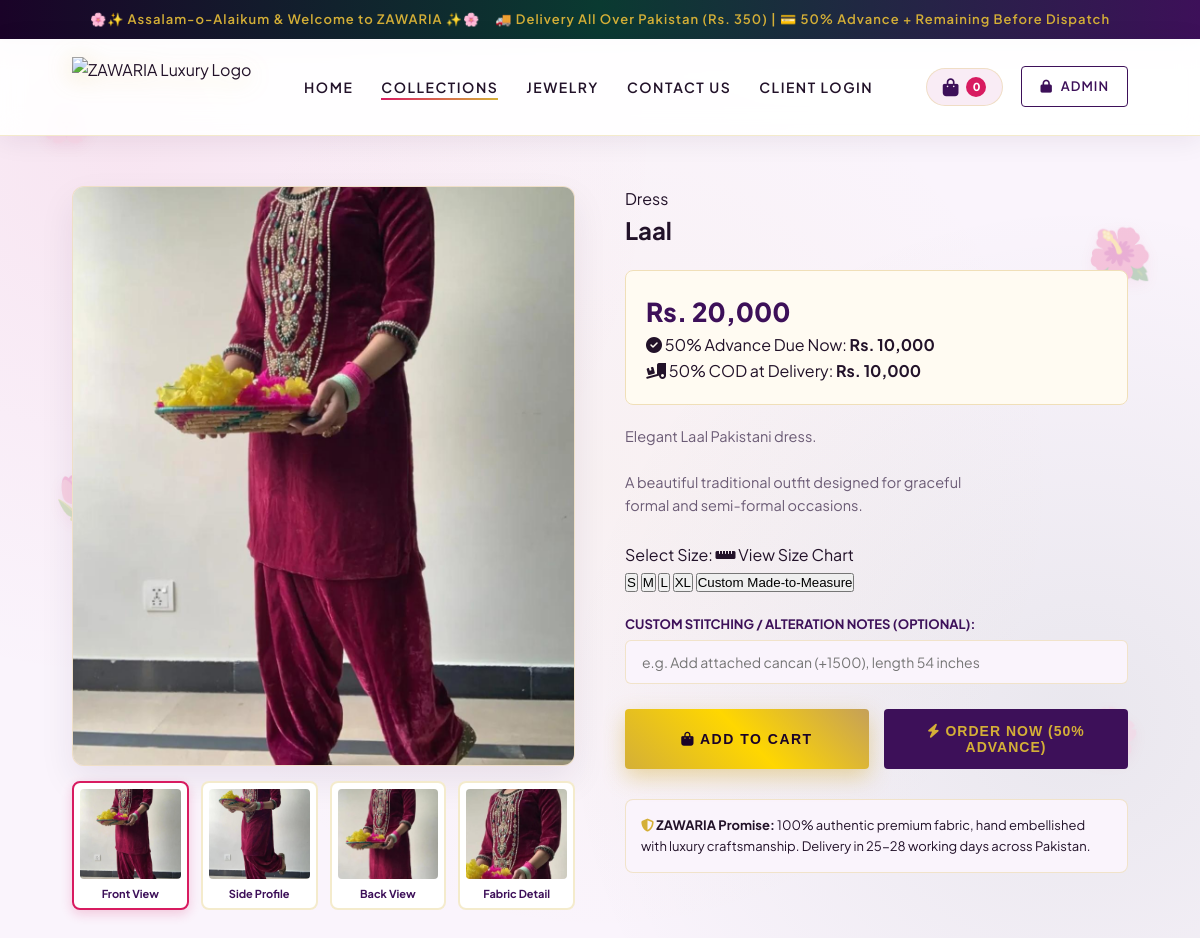
The app's page /product/4 with its own data.
### tables this page shows
CREATE TABLE products (

            id INTEGER PRIMARY KEY AUTOINCREMENT,

            name TEXT NOT NULL,

            price REAL NOT NULL,

            image TEXT NOT NULL,

            description TEXT,

            size TEXT,

            category TEXT DEFAULT 'Dress'

        , cost_price REAL NOT NULL DEFAULT 0, image_side TEXT, image_back TEXT, image_detail TEXT, stock INTEGER DEFAULT 50);

### app.py (the view)
@app.route("/product/<int:product_id>")
def product_detail(product_id):
    conn = get_db()
    product = conn.execute("SELECT * FROM products WHERE id = ?", (product_id,)).fetchone()
    related_products = conn.execute("SELECT * FROM products WHERE id != ? LIMIT 3", (product_id,)).fetchall()
    conn.close()
    if not product:
        return redirect(url_for("collections"))
    return render_template("product_detail.html", product=product, related_products=related_products)

### app.py (called while the page is built)
def get_db():
    conn = sqlite3.connect(DATABASE)
    conn.row_factory = sqlite3.Row
    return conn

### templates/product_detail.html (shortened to what this page needs)
<!DOCTYPE html>
<html lang="en">
<head>
    <link rel="stylesheet" href="{{ url_for('static', filename='css/style.css') }}">
    <link rel="stylesheet" href="https://cdnjs.cloudflare.com/ajax/libs/font-awesome/6.4.0/css/all.min.css">
</head>
<body>
    <div class="floating-flower-bg">
        <span class="flower-petal fp-1">🌸</span>
        <span class="flower-petal fp-2">🌺</span>
        <span class="flower-petal fp-3">🌷</span>
        <span class="flower-petal fp-4">🌸</span>
        <span class="flower-petal fp-5">💐</span>
    </div>
    <div class="top-bar">
        <span>🌸✨ Assalam-o-Alaikum & Welcome to ZAWARIA ✨🌸</span>
        <span>🚚 Delivery All Over Pakistan (Rs. 350) | 💳 50% Advance + Remaining Before Dispatch</span>
    </div>
    <nav>
        <a href="/" class="brand-logo-link">
            <img src="{{ url_for('static', filename='images/zawariya_logo.svg') }}" alt="ZAWARIA Luxury Logo" class="brand-logo-img">
        </a>
        <ul class="nav-menu">
            <li><a href="/">Home</a></li>
            <li><a href="/collections" class="active">Collections</a></li>
            <li><a href="/jewelry">Jewelry</a></li>
            <li><a href="/contact">Contact Us</a></li>
            {% if session.get('user_id') or session.get('user_name') %}
                <li><a href="/my-account"><i class="fa-solid fa-user"></i> My Account</a></li>
            {% else %}
                <li><a href="/client-login">Client Login</a></li>
            {% endif %}
        </ul>
        <div class="nav-actions">
            <a href="/cart" class="cart-icon-btn">
                <i class="fa-solid fa-bag-shopping"></i>
                <span class="cart-count" id="cartCount">0</span>
            </a>
            <a href="/admin" class="nav-btn nav-btn-outline"><i class="fa-solid fa-lock"></i> Admin</a>
        </div>
    </nav>
    <section class="product-detail-layout">
        <div class="product-gallery-section">
            <div class="main-view-container">
                <img src="{{ url_for('static', filename='images/' + product['image']) }}" id="mainProductView" class="main-view-img" alt="{{ product['name'] }}">
            </div>
            <div class="gallery-angles-bar">
                <div class="angle-btn active" data-img="{{ url_for('static', filename='images/' + product['image']) }}" onclick="handleAngleBtnClick(this)">
                    <img src="{{ url_for('static', filename='images/' + product['image']) }}" alt="Front">
                    <span>Front View</span>
                </div>
                {% if product['image_side'] %}
                <div class="angle-btn" data-img="{{ url_for('static', filename='images/' + product['image_side']) }}" onclick="handleAngleBtnClick(this)">
                    <img src="{{ url_for('static', filename='images/' + product['image_side']) }}" alt="Side Profile">
                    <span>Side Profile</span>
                </div>
                {% endif %}
                {% if product['image_back'] %}
                <div class="angle-btn" data-img="{{ url_for('static', filename='images/' + product['image_back']) }}" onclick="handleAngleBtnClick(this)">
                    <img src="{{ url_for('static', filename='images/' + product['image_back']) }}" alt="Back View">
                    <span>Back View</span>
                </div>
                {% endif %}
                {% if product['image_detail'] %}
                <div class="angle-btn" data-img="{{ url_for('static', filename='images/' + product['image_detail']) }}" onclick="handleAngleBtnClick(this)">
                    <img src="{{ url_for('static', filename='images/' + product['image_detail']) }}" alt="Detail Close-up">
                    <span>Fabric Detail</span>
                </div>
                {% endif %}
            </div>
        </div>
        <div class="product-spec-info">
            <span class="spec-category">{{ product['category'] }}</span>
            <h2>{{ product['name'] }}</h2>
            <div class="spec-price-box">
                <div class="spec-total">Rs. {{ "{:,.0f}".format(product['price']) }}</div>
                <div class="spec-breakdown">
                    <div class="part advance-part"><i class="fa-solid fa-circle-check"></i> 50% Advance Due Now: <strong>Rs. {{ "{:,.0f}".format(product['price'] * 0.5) }}</strong></div>
                    <div class="part cod-part"><i class="fa-solid fa-truck-ramp-box"></i> 50% COD at Delivery: <strong>Rs. {{ "{:,.0f}".format(product['price'] * 0.5) }}</strong></div>
                </div>
            </div>
            <p style="white-space: pre-line; color: var(--text-muted); font-size: 14.5px; margin-bottom: 25px;">{{ product['description'] }}</p>
            <div class="size-selector-wrap">
                <div class="size-header">
                    <label>Select Size:</label>
                    <span class="size-chart-link" onclick="openSizeModal()"><i class="fa-solid fa-ruler-horizontal"></i> View Size Chart</span>
                </div>
                <div class="size-options">
                    <button class="size-btn" onclick="selectSize('S', this)">S</button>
                    <button class="size-btn active" onclick="selectSize('M', this)">M</button>
                    <button class="size-btn" onclick="selectSize('L', this)">L</button>
                    <button class="size-btn" onclick="selectSize('XL', this)">XL</button>
                    <button class="size-btn" onclick="selectSize('Custom', this)">Custom Made-to-Measure</button>
                </div>
            </div>
            <div class="form-group" style="margin-top: 20px;">
                <label>Custom Stitching / Alteration Notes (Optional):</label>
                <input type="text" id="customNotes" class="form-control" placeholder="e.g. Add attached cancan (+1500), length 54 inches">
            </div>
            <div style="display: grid; grid-template-columns: 1fr 1fr; gap: 15px; margin-top: 25px;">
                <button onclick="addCurrentToCart()" class="btn-gold" style="width: 100%; text-align: center;"><i class="fa-solid fa-bag-shopping"></i> Add To Cart</button>
                <button onclick="buyNow()" class="btn-card-primary" style="padding: 14px; font-size: 14px;"><i class="fa-solid fa-bolt"></i> Order Now (50% Advance)</button>
            </div>
            <div style="margin-top: 30px; padding: 15px; background: var(--bg-silk); border-radius: 8px; border: 1px solid var(--border-light); font-size: 13px;">
                <p><strong><i class="fa-solid fa-shield-halved" style="color: var(--primary-gold);"></i> ZAWARIA Promise:</strong> 100% authentic premium fabric, hand embellished with luxury craftsmanship. Delivery in 25-28 working days across Pakistan.</p>
            </div>
        </div>
    </section>
</body>
</html>

### records on screen
products: image (picture), image_side (picture), image_back (picture), image_detail (picture), category "Dress", name "Laal", price "20,000", product['price']*0.5 "10,000", description "Elegant Laal Pakistani dress. A beautiful traditional outfit designed for graceful formal and semi-formal occasions."
